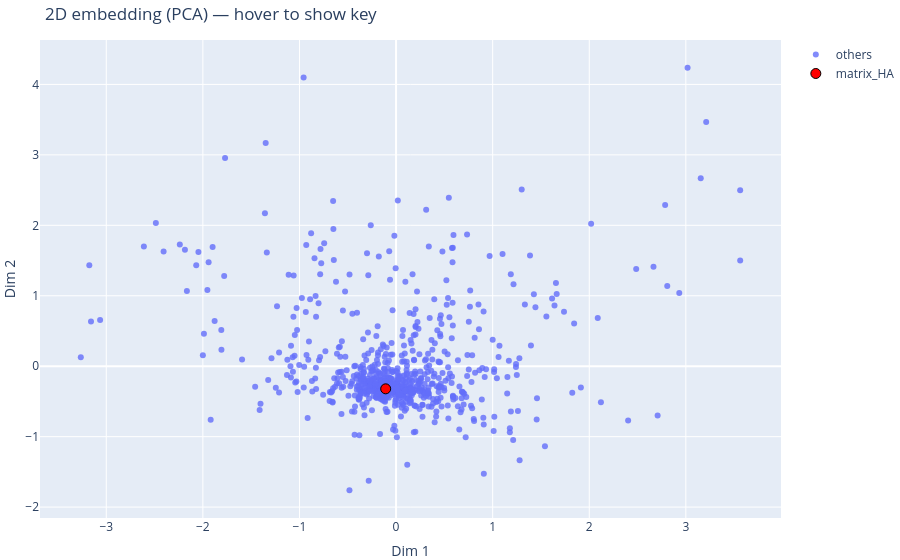

The code cell stored with this chart in its notebook:
### Code cell
import numpy as np
from sklearn.decomposition import PCA
import plotly.graph_objects as go

keys = list(vec_dict.keys())
X = np.stack([vec_dict[k] for k in keys])  # (N, 256)

pca_30 = PCA(n_components=30, random_state=42)
X_30 = pca_30.fit_transform(X)
print("Explained variance (30 PCs):", float(pca_30.explained_variance_ratio_.sum()))

pca_2 = PCA(n_components=2, random_state=42)
X_2d = pca_2.fit_transform(X_30)

target_key = "matrix_HA"
is_target = np.array([k == target_key for k in keys])

fig = go.Figure()

# 先加“其它点”trace
fig.add_trace(go.Scatter(
    x=X_2d[~is_target, 0],
    y=X_2d[~is_target, 1],
    mode="markers",
    name="others",
    text=np.array(keys)[~is_target],     # hover 显示 key
    hovertemplate="%{text}<extra></extra>",
    marker=dict(size=6, opacity=0.8),
))

# 再加“matrix_HA”trace（红色，最后加=显示在最上层）
if is_target.any():
    fig.add_trace(go.Scatter(
        x=X_2d[is_target, 0],
        y=X_2d[is_target, 1],
        mode="markers",
        name=target_key,
        text=np.array(keys)[is_target],
        hovertemplate="%{text}<extra></extra>",
        marker=dict(size=10, color="red", opacity=1.0, line=dict(width=1, color="black")),
    ))
else:
    print(f"Warning: key '{target_key}' not found in vec_dict.")

fig.update_layout(
    title="2D embedding (PCA) — hover to show key",
    xaxis_title="Dim 1",
    yaxis_title="Dim 2",
    margin=dict(l=0, r=0, t=40, b=0),
)

fig.show()

### Figure 1 — Plotly figure (JSON) as saved in the notebook; plotly's stock layout.template omitted (floating-point values rounded to 4 significant figures; data arrays with more than 128 entries replaced by an {"elided": "..."} marker saying what was removed)
{"data": [{"hovertemplate": "%{text}<extra></extra>", "marker": {"opacity": 0.8, "size": 6}, "mode": "markers", "name": "others", "text": {"elided": "759 str values"}, "type": "scatter", "x": {"elided": "759 float values"}, "y": {"elided": "759 float values"}}, {"hovertemplate": "%{text}<extra></extra>", "marker": {"color": "red", "line": {"color": "black", "width": 1}, "opacity": 1, "size": 10}, "mode": "markers", "name": "matrix_HA", "text": ["matrix_HA"], "type": "scatter", "x": [-0.1075], "y": [-0.3212]}], "layout": {"margin": {"b": 0, "l": 0, "r": 0, "t": 40}, "title": {"text": "2D embedding (PCA) — hover to show key"}, "xaxis": {"title": {"text": "Dim 1"}}, "yaxis": {"title": {"text": "Dim 2"}}}}
